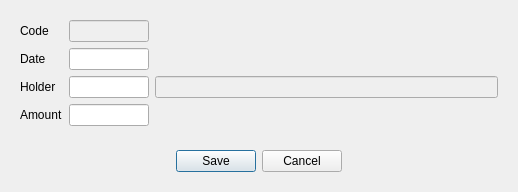
<?xml version="1.0" encoding="UTF-8"?>
<ui version="4.0">
 <class>DlgDebtPay</class>
 <widget class="QDialog" name="DlgDebtPay">
  <property name="geometry">
   <rect>
    <x>0</x>
    <y>0</y>
    <width>518</width>
    <height>181</height>
   </rect>
  </property>
  <property name="windowTitle">
   <string>Payment of debt</string>
  </property>
  <layout class="QVBoxLayout" name="verticalLayout">
   <item>
    <widget class="QWidget" name="widget" native="true">
     <layout class="QGridLayout" name="gridLayout">
      <item row="0" column="0">
       <widget class="QLabel" name="label">
        <property name="text">
         <string>Code</string>
        </property>
       </widget>
      </item>
      <item row="0" column="1">
       <widget class="EQLineEdit" name="leCode">
        <property name="enabled">
         <bool>false</bool>
        </property>
        <property name="maximumSize">
         <size>
          <width>80</width>
          <height>16777215</height>
         </size>
        </property>
       </widget>
      </item>
      <item row="1" column="0">
       <widget class="QLabel" name="label_2">
        <property name="text">
         <string>Date</string>
        </property>
       </widget>
      </item>
      <item row="1" column="1">
       <widget class="EDateEdit" name="leDate">
        <property name="maximumSize">
         <size>
          <width>80</width>
          <height>16777215</height>
         </size>
        </property>
       </widget>
      </item>
      <item row="2" column="0">
       <widget class="QLabel" name="label_3">
        <property name="text">
         <string>Holder</string>
        </property>
       </widget>
      </item>
      <item row="2" column="1">
       <widget class="EQLineEdit" name="leCostCode">
        <property name="maximumSize">
         <size>
          <width>80</width>
          <height>16777215</height>
         </size>
        </property>
       </widget>
      </item>
      <item row="2" column="2">
       <widget class="EQLineEdit" name="leCostName">
        <property name="enabled">
         <bool>false</bool>
        </property>
       </widget>
      </item>
      <item row="3" column="0">
       <widget class="QLabel" name="label_4">
        <property name="text">
         <string>Amount</string>
        </property>
       </widget>
      </item>
      <item row="3" column="1">
       <widget class="EQDoubleEdit" name="leAmount">
        <property name="maximumSize">
         <size>
          <width>80</width>
          <height>16777215</height>
         </size>
        </property>
       </widget>
      </item>
     </layout>
    </widget>
   </item>
   <item>
    <widget class="QWidget" name="widget_2" native="true">
     <layout class="QHBoxLayout" name="horizontalLayout">
      <item>
       <spacer name="horizontalSpacer">
        <property name="orientation">
         <enum>Qt::Horizontal</enum>
        </property>
        <property name="sizeHint" stdset="0">
         <size>
          <width>154</width>
          <height>20</height>
         </size>
        </property>
       </spacer>
      </item>
      <item>
       <widget class="QPushButton" name="btnOk">
        <property name="text">
         <string>Save</string>
        </property>
       </widget>
      </item>
      <item>
       <widget class="QPushButton" name="btnCancel">
        <property name="text">
         <string>Cancel</string>
        </property>
       </widget>
      </item>
      <item>
       <spacer name="horizontalSpacer_2">
        <property name="orientation">
         <enum>Qt::Horizontal</enum>
        </property>
        <property name="sizeHint" stdset="0">
         <size>
          <width>154</width>
          <height>20</height>
         </size>
        </property>
       </spacer>
      </item>
     </layout>
    </widget>
   </item>
  </layout>
 </widget>
 <customwidgets>
  <customwidget>
   <class>EQLineEdit</class>
   <extends>QLineEdit</extends>
   <header location="global">eqlineedit.h</header>
   <slots>
    <signal>customButtonClicked(bool)</signal>
   </slots>
  </customwidget>
  <customwidget>
   <class>EDateEdit</class>
   <extends>QLineEdit</extends>
   <header location="global">edateedit.h</header>
  </customwidget>
  <customwidget>
   <class>EQDoubleEdit</class>
   <extends>QLineEdit</extends>
   <header location="global">eqdoubleedit.h</header>
  </customwidget>
 </customwidgets>
 <resources/>
 <connections/>
</ui>
